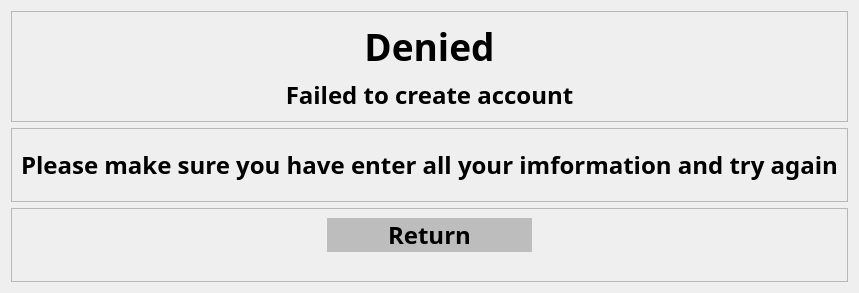
           <widget class="QWidget" name="sign_up_fa_page5">
            <layout class="QVBoxLayout" name="verticalLayout_9">
             <item>
              <layout class="QVBoxLayout" name="verticalLayout_8" stretch="1,1,1">
               <item>
                <widget class="QFrame" name="frame_14">
                 <property name="frameShape">
                  <enum>QFrame::StyledPanel</enum>
                 </property>
                 <property name="frameShadow">
                  <enum>QFrame::Raised</enum>
                 </property>
                 <layout class="QGridLayout" name="gridLayout_28">
                  <item row="0" column="0">
                   <layout class="QGridLayout" name="gridLayout_27">
                    <item row="0" column="0">
                     <widget class="QLabel" name="label_19">
                      <property name="font">
                       <font>
                        <family>Bahnschrift SemiBold</family>
                        <pointsize>28</pointsize>
                        <weight>75</weight>
                        <bold>true</bold>
                       </font>
                      </property>
                      <property name="text">
                       <string>Denied</string>
                      </property>
                      <property name="alignment">
                       <set>Qt::AlignCenter</set>
                      </property>
                     </widget>
                    </item>
                    <item row="1" column="0">
                     <widget class="QLabel" name="label_20">
                      <property name="font">
                       <font>
                        <family>Bahnschrift SemiBold</family>
                        <pointsize>18</pointsize>
                        <weight>75</weight>
                        <bold>true</bold>
                       </font>
                      </property>
                      <property name="text">
                       <string>Failed to create account</string>
                      </property>
                      <property name="alignment">
                       <set>Qt::AlignCenter</set>
                      </property>
                     </widget>
                    </item>
                   </layout>
                  </item>
                 </layout>
                </widget>
               </item>
               <item>
                <widget class="QFrame" name="frame_13">
                 <property name="frameShape">
                  <enum>QFrame::StyledPanel</enum>
                 </property>
                 <property name="frameShadow">
                  <enum>QFrame::Raised</enum>
                 </property>
                 <layout class="QGridLayout" name="gridLayout_30">
                  <item row="0" column="0">
                   <layout class="QGridLayout" name="gridLayout_29">
                    <item row="0" column="0">
                     <widget class="QLabel" name="label_21">
                      <property name="font">
                       <font>
                        <family>Bahnschrift SemiBold</family>
                        <pointsize>18</pointsize>
                        <weight>75</weight>
                        <bold>true</bold>
                       </font>
                      </property>
                      <property name="text">
                       <string>Please make sure you have enter all your imformation and try again</string>
                      </property>
                      <property name="alignment">
                       <set>Qt::AlignCenter</set>
                      </property>
                     </widget>
                    </item>
                   </layout>
                  </item>
                 </layout>
                </widget>
               </item>
               <item>
                <widget class="QFrame" name="frame_12">
                 <property name="frameShape">
                  <enum>QFrame::StyledPanel</enum>
                 </property>
                 <property name="frameShadow">
                  <enum>QFrame::Raised</enum>
                 </property>
                 <layout class="QGridLayout" name="gridLayout_32">
                  <item row="0" column="0">
                   <layout class="QGridLayout" name="gridLayout_31" rowstretch="1,2" columnstretch="3,2,3" rowminimumheight="0,0">
                    <item row="0" column="1">
                     <widget class="QPushButton" name="to_sign_up_page_2">
                      <property name="sizePolicy">
                       <sizepolicy hsizetype="Minimum" vsizetype="Expanding">
                        <horstretch>0</horstretch>
                        <verstretch>0</verstretch>
                       </sizepolicy>
                      </property>
                      <property name="font">
                       <font>
                        <family>Bahnschrift SemiBold</family>
                        <pointsize>18</pointsize>
                        <weight>75</weight>
                        <bold>true</bold>
                       </font>
                      </property>
                      <property name="styleSheet">
                       <string notr="true">QPushButton{background-color: rgb(189,189,189); border-radius:20px; color:rgb(0,0,0);}</string>
                      </property>
                      <property name="text">
                       <string>Return</string>
                      </property>
                     </widget>
                    </item>
                    <item row="0" column="0">
                     <spacer name="horizontalSpacer_18">
                      <property name="orientation">
                       <enum>Qt::Horizontal</enum>
                      </property>
                      <property name="sizeHint" stdset="0">
                       <size>
                        <width>40</width>
                        <height>20</height>
                       </size>
                      </property>
                     </spacer>
                    </item>
                    <item row="0" column="2">
                     <spacer name="horizontalSpacer_19">
                      <property name="orientation">
                       <enum>Qt::Horizontal</enum>
                      </property>
                      <property name="sizeHint" stdset="0">
                       <size>
                        <width>40</width>
                        <height>20</height>
                       </size>
                      </property>
                     </spacer>
                    </item>
                    <item row="1" column="1">
                     <spacer name="verticalSpacer_12">
                      <property name="orientation">
                       <enum>Qt::Vertical</enum>
                      </property>
                      <property name="sizeHint" stdset="0">
                       <size>
                        <width>20</width>
                        <height>40</height>
                       </size>
                      </property>
                     </spacer>
                    </item>
                   </layout>
                  </item>
                 </layout>
                </widget>
               </item>
              </layout>
             </item>
            </layout>
           </widget>
